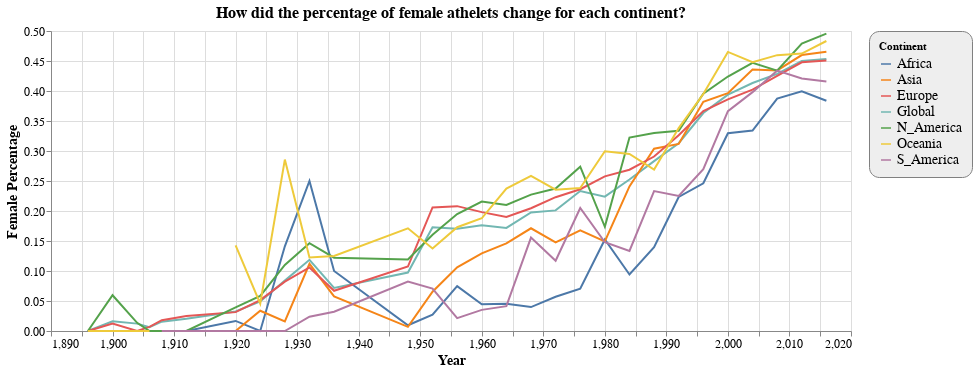

Notebook cell for this chart:
### Code cell
alt.Chart(df3_tidy, title='How did the percentage of female athelets change for each continent?').mark_line().encode(
    x='Year',
    y=alt.Y('Percentage',title='Female Percentage'),
    color='Continent'
).properties(
    width=800,
    height=300).configure_title(
    fontSize=16).configure_axis(
    labelFontSize=12,
    titleFontSize=14
).configure_legend(
    strokeColor='gray',
    fillColor='#EEEEEE',
    padding=10,
    cornerRadius=10,
    labelFontSize=14
)

##########################DEAL!

### Figure 1 — Vega-Lite specification as saved in the notebook (floating-point values rounded to 4 significant figures; data arrays with more than 128 entries replaced by an {"elided": "..."} marker saying what was removed)
{"config": {"view": {"continuousWidth": 400, "continuousHeight": 300}, "axis": {"labelFontSize": 12, "titleFontSize": 14}, "legend": {"cornerRadius": 10, "fillColor": "#EEEEEE", "labelFontSize": 14, "padding": 10, "strokeColor": "gray"}, "title": {"fontSize": 16}}, "data": {"name": "data-acb8a52a97fc9f86715e9135cf7dcfa4"}, "mark": "line", "encoding": {"color": {"type": "nominal", "field": "Continent"}, "x": {"type": "quantitative", "field": "Year"}, "y": {"type": "quantitative", "field": "Percentage", "title": "Female Percentage"}}, "height": 300, "title": "How did the percentage of female athelets change for each continent?", "width": 800, "$schema": "https://vega.github.io/schema/vega-lite/v4.0.0.json", "datasets": {"data-acb8a52a97fc9f86715e9135cf7dcfa4": {"elided": "203 records"}}}
